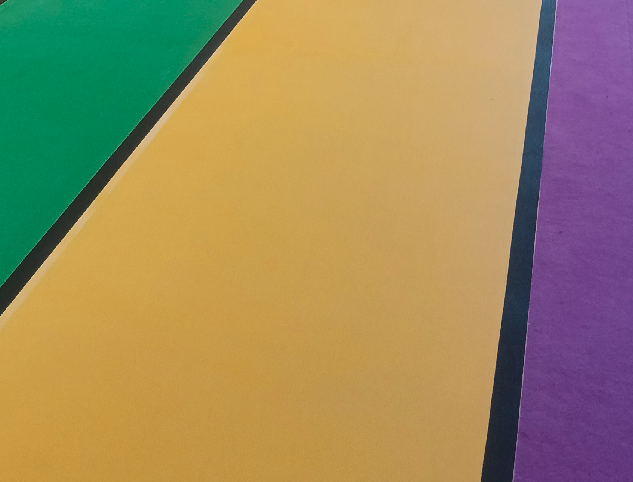
#> input picture image_copy.png, 633 x 482 px
$ python example_usage.py
#> lines starting #> are read from the running program, lines starting #| are printed output that depends on the picture; after the words box and inside, x2 and y2 are one past the last pixel; in counts of white or black regions, pixels touching at a corner belong together
### follow_lines.py
import cv2
import numpy as np
import time
class LineFollower:
    def __init__(self):
        self.lines_list = []
        self.fx = 656.58771575
        self.fy = 656.60110198
        self.cx = 631.58766775
        self.cy = 527.02964399
        self.edges = None
        self.eroded = None
        self.dilated = None
        self.mask = None
        self.gray = None
        self.lab = None
    def follow_lines(self, image):
        self.lines_list = []
        # 1. 转换为LAB色彩空间，便于提取黑灰色线条
        self.lab = cv2.cvtColor(image, cv2.COLOR_BGR2LAB)
        # 2. 创建掩码提取黑灰色区域
        # LAB中L通道表示亮度，A和B通道表示颜色
        # 黑灰色在LAB中L值低，A和B值接近128(中性)
        # 参数说明:
        # - L通道(0,100): 低亮度值表示黑色和深灰色
        # - A通道(100,150): 接近中性色，不偏红不偏绿
        # - B通道(100,150): 接近中性色，不偏蓝不偏黄
        lower_black = np.array([0, 110, 110])
        upper_black = np.array([100, 150, 150])
        self.mask = cv2.inRange(self.lab, lower_black, upper_black)

        # 3. 形态学操作去除噪声 (开运算: 先腐蚀后膨胀)
        # 核大小(3,3): 较小的核保留细节，较大的核去除噪声效果更好
        kernel = np.ones((5, 5), np.uint8)
        self.dilated = cv2.dilate(self.mask, kernel, iterations=1)
        self.eroded = cv2.erode(self.dilated, kernel, iterations=1)
        # 4. 使用Canny边缘检测
        # 参数说明: 低阈值50, 高阈值150 - 值越高越不敏感，能减少杂色
        self.edges = cv2.Canny(self.eroded, 50, 150)
        # 5. 使用膨胀+腐蚀操作 (闭运算: 先膨胀后腐蚀，连接断开的线条)
        # # 核大小(5,5): 更大的核用于去除边缘检测后的噪声
        # kernel = np.ones((3, 3), np.uint8)
        # self.dilated = cv2.dilate(self.edges, kernel, iterations=1)
        # self.eroded = cv2.erode(self.dilated, kernel, iterations=1)
        # 6. 使用标准霍夫变换检测完整直线
        # 参数说明:
        # - 累加器阈值100: 值越高检测越严格
        # - rho=1: 距离分辨率（像素）
        # - theta=np.pi/180: 角度分辨率（弧度）
        lines = cv2.HoughLines(self.edges, 1, np.pi/180, threshold=200)
        center_x = 0
        # 5. 绘制直线和计算中心
        self.line_image = image.copy()
        # 7. 将标准霍夫变换结果转换为线段格式
        if lines is not None and len(lines) > 0:
            lines = self.convert_hough_lines_to_segments(lines)
            # 按线段长度排序，获取最长的线段
            lines = sorted(lines, key=lambda x: np.sqrt((x[0][2]-x[0][0])**2 + (x[0][3]-x[0][1])**2), reverse=True)
            valid_lines = 0
            for line in lines:
                x1, y1, x2, y2 = line[0]
                # 计算线段中点
                mid_x = (x1 + x2) / 2
                mid_y = (y1 + y2) / 2

                # 绘制线段
                cv2.line(self.line_image, (x1, y1), (x2, y2), (0, 0, 255), 4)
                # 绘制线段中点
                cv2.circle(self.line_image, (int(mid_x), int(mid_y)), 5, (0, 255, 0), -1)

                center_x += mid_x
                valid_lines += 1

            if valid_lines > 0:
                center_x /= valid_lines
                print(f"检测到 {valid_lines} 条线段")
            else:
                center_x = self.cx
                print("未检测到有效线段")
        else:
            center_x = self.cx
            print("未检测到线段")

        # 绘制图像中心点
        cv2.circle(self.line_image, (int(self.cx), int(self.cy)), 10, (255, 0, 0), 2)
        cv2.circle(self.line_image, (int(center_x), int(self.cy)), 10, (0, 255, 255), 2)

        error = center_x - self.cx
        return error

    def convert_hough_lines_to_segments(self, lines):
        """
        将标准霍夫变换的结果转换为线段格式
        标准霍夫变换返回的是(rho, theta)格式，需要转换为(x1,y1,x2,y2)格式
        """
        segments = []
        height, width = self.edges.shape

        for line in lines:
            rho, theta = line[0]
            a = np.cos(theta)
            b = np.sin(theta)
            x0 = a * rho
            y0 = b * rho

            # 计算直线与图像边界的交点
            # 使用参数方程：x = x0 + t*(-b), y = y0 + t*a
            # 找到直线与图像边界的交点

            # 计算直线上的两个点，使其跨越整个图像
            # 方法1：使用固定的较大范围
            x1 = int(x0 + 2000 * (-b))
            y1 = int(y0 + 2000 * (a))
            x2 = int(x0 - 2000 * (-b))
            y2 = int(y0 - 2000 * (a))

            # 方法2：计算与图像边界的交点（更精确）
            # 计算直线与图像四条边的交点
            intersections = []

            # 与上边界的交点 (y=0)
            if abs(b) > 1e-6:  # 避免除零
                t = -y0 / a
                x = x0 + t * (-b)
                if 0 <= x <= width:
                    intersections.append((int(x), 0))

            # 与下边界的交点 (y=height-1)
            if abs(b) > 1e-6:
                t = (height-1 - y0) / a
                x = x0 + t * (-b)
                if 0 <= x <= width:
                    intersections.append((int(x), height-1))

            # 与左边界的交点 (x=0)
            if abs(a) > 1e-6:  # 避免除零
                t = -x0 / (-b)
                y = y0 + t * a
                if 0 <= y <= height:
                    intersections.append((0, int(y)))

            # 与右边界的交点 (x=width-1)
            if abs(a) > 1e-6:
                t = (width-1 - x0) / (-b)
                y = y0 + t * a
                if 0 <= y <= height:
                    intersections.append((width-1, int(y)))

            # 如果找到了有效的交点，使用最远的两个点
            if len(intersections) >= 2:
                # 找到最远的两个交点
                max_dist = 0
                best_pair = None
                for i in range(len(intersections)):
                    for j in range(i+1, len(intersections)):
                        dist = np.sqrt((intersections[i][0] - intersections[j][0])**2 +
                                     (intersections[i][1] - intersections[j][1])**2)
                        if dist > max_dist:
                            max_dist = dist
                            best_pair = (intersections[i], intersections[j])

                if best_pair:
                    x1, y1 = best_pair[0]
                    x2, y2 = best_pair[1]

            # 确保线段在图像范围内
            x1 = max(0, min(width-1, x1))
            y1 = max(0, min(height-1, y1))
            x2 = max(0, min(width-1, x2))
            y2 = max(0, min(height-1, y2))

            segments.append([[x1, y1, x2, y2]])

        return segments
# [25 lines that do not run on import are left out]

### example_usage.py
#!/usr/bin/env python3
"""
LineFollower 使用示例
展示如何在其他文件中导入和使用 LineFollower 类
"""

import cv2
import numpy as np
from follow_lines import LineFollower

def main():
    # 1. 创建 LineFollower 实例
    line_follower = LineFollower()

    # 2. 可选：调整参数
    # 调整LAB掩码参数（如果需要）
    # line_follower.set_lab_parameters([0, 90, 90], [120, 160, 160])

    # 调整霍夫变换阈值（如果需要）
    # line_follower.set_hough_threshold(80)

    # 3. 读取图像
    image = cv2.imread("image_copy.png")
    if image is None:
        print("无法读取图像文件")
        return

    # 4. 处理图像并获取误差
    error, line_count = line_follower.follow_lines(image)
    print(f"检测到 {line_count} 条直线，误差: {error:.2f} 像素")

    # 5. 获取当前参数
    params = line_follower.get_parameters()
    print("当前参数:")
    for key, value in params.items():
        print(f"  {key}: {value}")

    # 6. 可选：显示处理结果
    cv2.imshow("原始图像", image)
    cv2.imshow("检测结果", line_follower.line_image)
    cv2.imshow("LAB掩码", line_follower.mask)
    cv2.imshow("边缘检测", line_follower.edges)
    cv2.waitKey(0)
    cv2.destroyAllWindows()

# [60 lines left out: functions batch_process_images, real_time_processing, not called in this run]

if __name__ == "__main__":
    # 选择运行模式
    print("选择运行模式:")
    print("1. 单张图像处理")
    print("2. 批量图像处理")
    print("3. 实时摄像头处理")

    choice = input("请输入选择 (1/2/3): ").strip()
#> the answer given: 1

    if choice == "1":
        main()
#> in main, image is the input picture: shape (482, 633, 3); mean B, G, R 93.5, 137.9, 156.6
#> in follow_lines, `self.lab = cv2.cvtColor(image, cv2.COLOR_BGR2LAB)`: self.lab: shape (482, 633, 3); mean of channels 0, 1, 2 150.5, 132.5, 154.3
#> in follow_lines, `self.mask = cv2.inRange(self.lab, lower_black, upper_black)`:
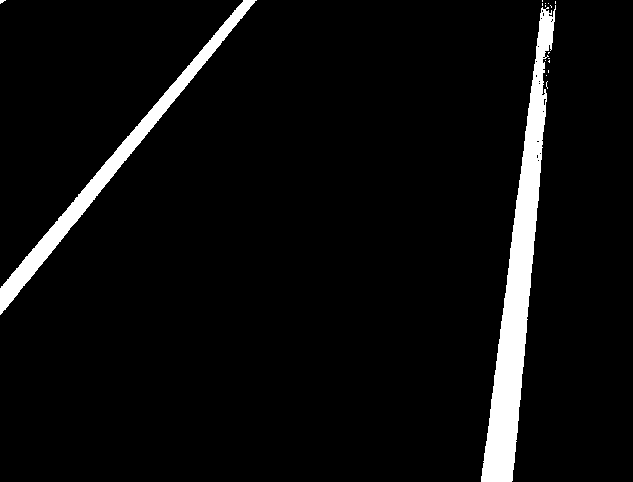
#> self.mask: shape (482, 633); 5.3% white; 17 white regions (15 under 20 px), largest, box (x1, y1, x2, y2) and area: (481, 5, 556, 482) 10552, (0, 0, 257, 315) 5421
#> in follow_lines, `self.dilated = cv2.dilate(self.mask, kernel, iterations=1)`:
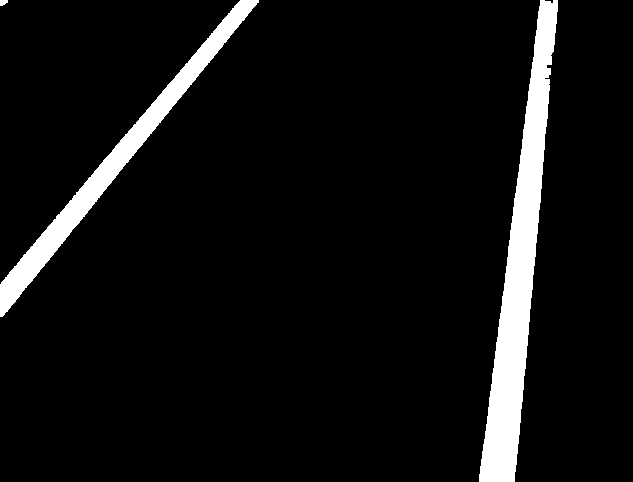
#> self.dilated: shape (482, 633); 6.8% white; 3 white regions, box (x1, y1, x2, y2) and area: (479, 0, 558, 482) 13035, (0, 0, 259, 317) 7625, (0, 0, 8, 6) 38
#> in follow_lines, `self.eroded = cv2.erode(self.dilated, kernel, iterations=1)`:
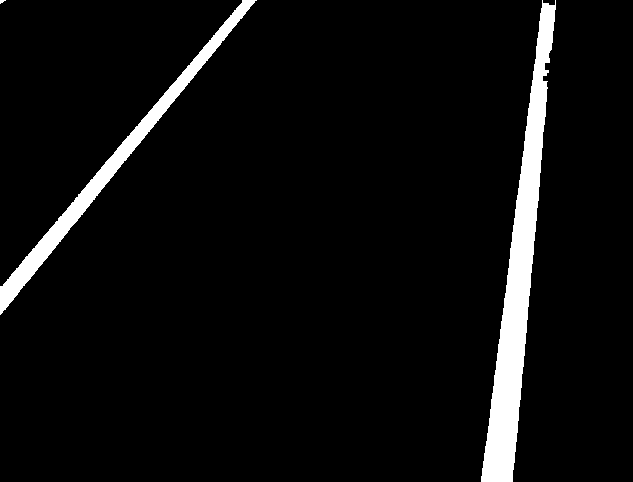
#> self.eroded: shape (482, 633); 5.3% white; 3 white regions (1 under 20 px), largest, box (x1, y1, x2, y2) and area: (481, 0, 556, 482) 10819, (0, 0, 257, 315) 5425
#> in follow_lines, `self.edges = cv2.Canny(self.eroded, 50, 150)`:
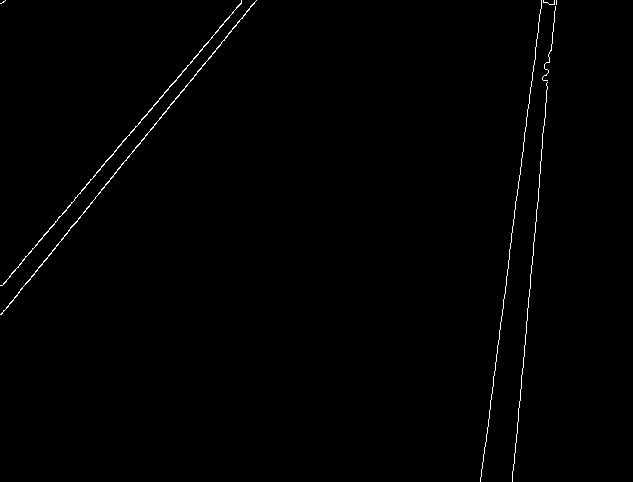
#> self.edges: shape (482, 633); 0.63% white in thin lines or dots, all inside (x1, y1, x2, y2) = (0, 0, 557, 482)
#> in follow_lines, `lines = cv2.HoughLines(self.edges, 1, np.pi/180, threshold=200)`: lines = [[198, 0.681], [185, 0.698], [552, 0.0873], [536, 0.122]]
#> the loop in convert_hough_lines_to_segments, `for line in lines:` made 4 passes
#> (rho, theta, a, b, x0, y0, x1, x2) on passes 1 to 4: (198, 0.681, 0.777, 0.629, 153.9, 124.6, 254, 0), (185, 0.698, 0.766, 0.643, 141.7, 118.9, 241, 0), (552, 0.0873, 0.996, 0.0872, 549.9, 48.11, 554, 512), (536, 0.122, 0.993, 0.122, 532, 65.32, 540, 480)
#> after the loop in convert_hough_lines_to_segments, `for line in lines:`: segments = [[[254, 0, 0, 314]], [[241, 0, 0, 287]], [[554, 0, 512, 481]], [[540, 0, 480, 481]]]
#> in follow_lines, `lines = self.convert_hough_lines_to_segments(lines)`: lines has the same summary as segments in convert_hough_lines_to_segments
#> in follow_lines, `lines = sorted(lines, key=lambda x: np.sqrt((x[0][2]-x[0][0])**2 + (x[..`: lines = [[[540, 0, 480, 481]], [[554, 0, 512, 481]], [[254, 0, 0, 314]], [[241, 0, 0, 287]]]
#> the loop in follow_lines, `for line in lines:` made 4 passes
#> (line, x1, x2, y2, mid_x, mid_y, center_x) on passes 1 to 4: ([[540, 0, 480, 481]], 540, 480, 481, 510, 240.5, 510), ([[554, 0, 512, 481]], 554, 512, 481, 533, 240.5, 1043), ([[254, 0, 0, 314]], 254, 0, 314, 127, 157, 1170), ([[241, 0, 0, 287]], 241, 0, 287, 120.5, 143.5, 1290.5)
#> after the loop in follow_lines, `for line in lines:`:
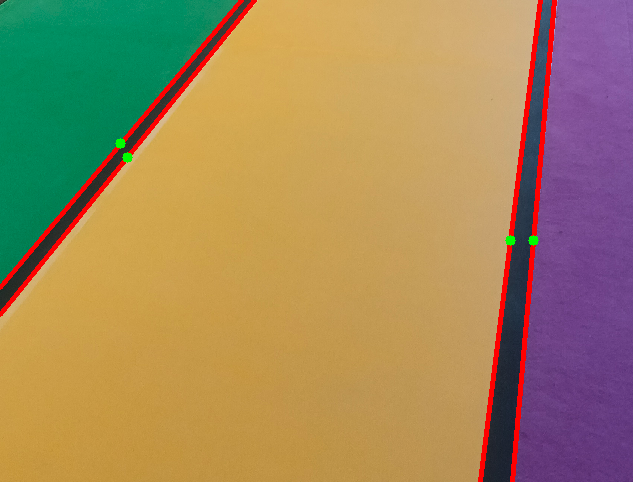
#> self.line_image: shape (482, 633, 3); 2.8% of pixels changed, all inside (x1, y1, x2, y2) = (0, 0, 557, 482)
#> after the loop in follow_lines, `for line in lines:`: center_x = 1290.5; valid_lines = 4
#> in follow_lines, `center_x /= valid_lines`: center_x = 322.6
#| 检测到 4 条线段
#> in follow_lines, `error = center_x - self.cx`: error = -309
#> (the run stopped early here; a loop or call above may not have finished)
